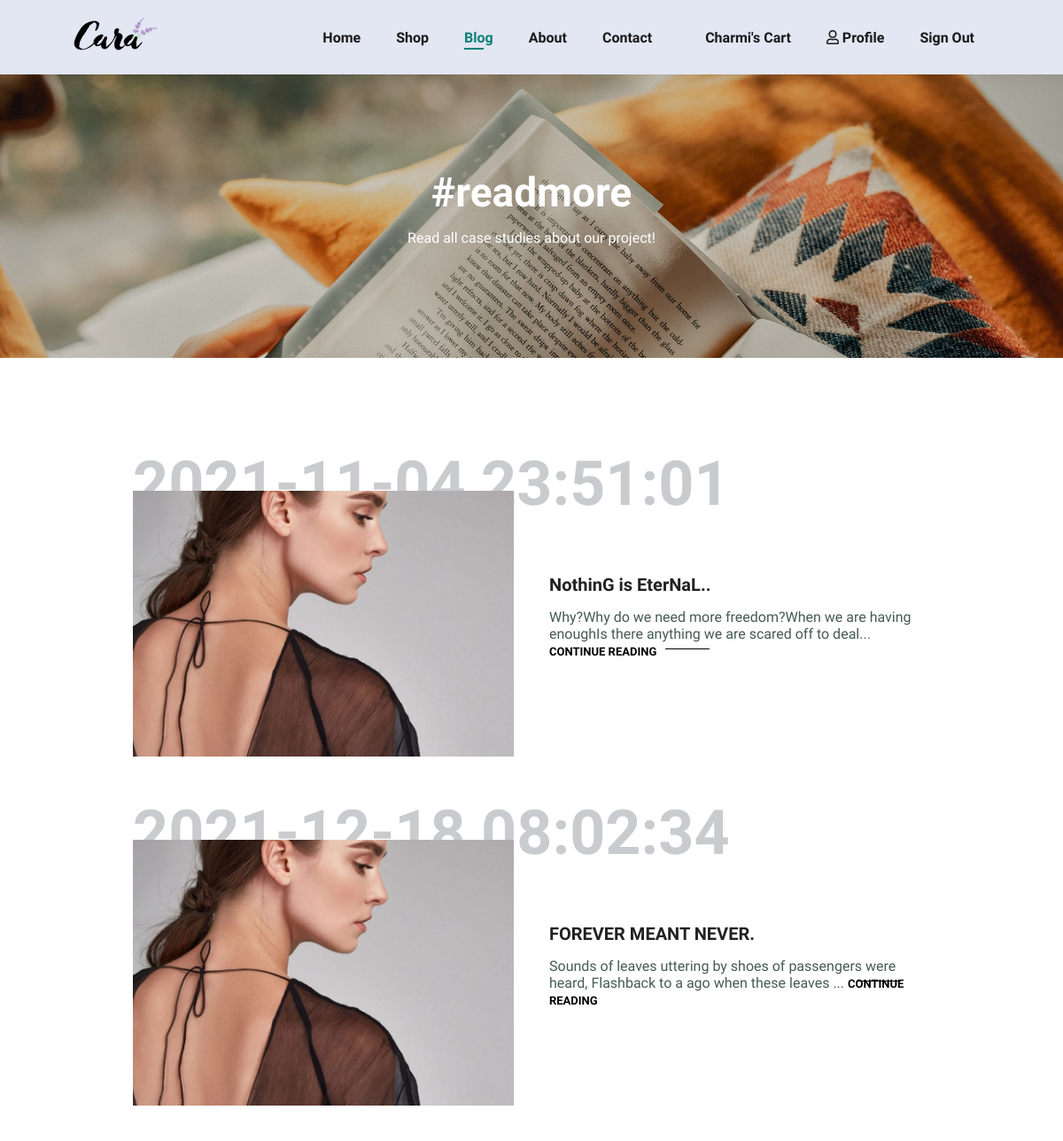
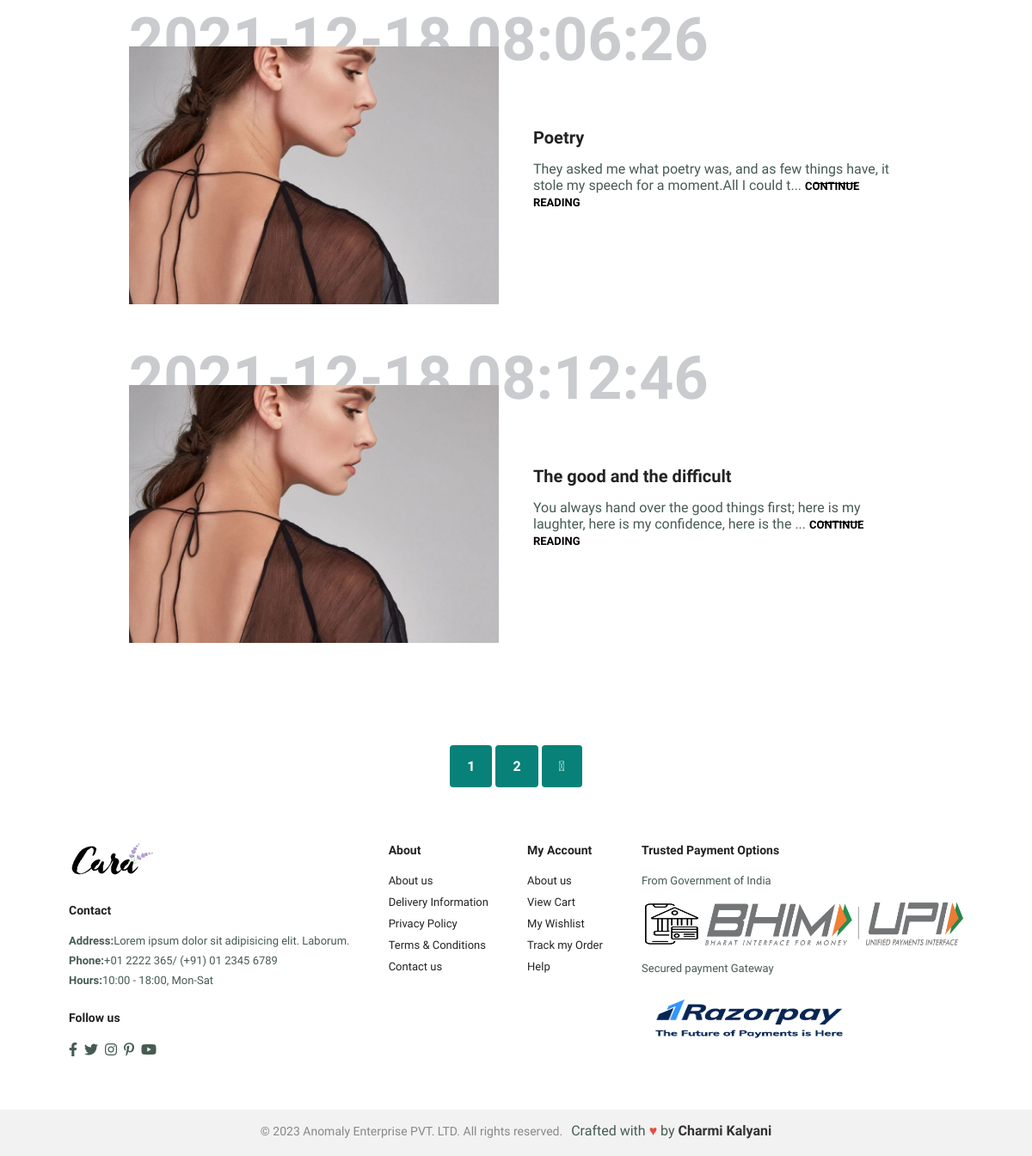
Page /blog.php (signed in) on the committed database (2 pictures, top to bottom).
### tables this page shows
CREATE TABLE `allblogs` (
  `blog_sno` int(11) NOT NULL,
  `username` text NOT NULL,
  `email` text NOT NULL,
  `blog_title` text NOT NULL,
  `blog_subtitle` text NOT NULL,
  `blog_content` text NOT NULL,
  `time` datetime NOT NULL DEFAULT current_timestamp()
);

### blog.php (the view, shortened to what this page needs)
<?php include 'include/header.php'; ?>
<section id="page-header" class="blog-header">
    <h2>#readmore</h2>
    <p>Read all case studies about our project!</p>
</section>
<section id="blog">
    <?php
    $sql = "SELECT * FROM allblogs";
    $result = $conn->query($sql);
    if ($result->num_rows > 0) {
        $postIndex = 1;
        while ($row = $result->fetch_assoc()) {
            $title = $row['blog_title'];
            $content = $row['blog_content'];
            $date = $row['time'];
            $imageFileName = 'b' . $postIndex . '.jpg';
            echo '<div class="blog-box">';
            echo '    <div class="blog-img">';
            echo '        <img src="img/blog/' . $imageFileName . '" alt="blog" class="small-image">';
            echo '    </div>';
            echo '    <div class="blog-details">';
            echo '        <h4>' . $title . '</h4>';
            echo '        <div class="content-wrapper">';
            if (strlen($content) > 100) {
                echo '        <p>' . substr($content, 0, 100) . '... <a href="#" class="read-more">CONTINUE READING</a></p>';
            } else {
                echo '        <p>' . $content . '</p>';
            }
            echo '        </div>';
            echo '    </div>';
            echo '    <h1>' . $date . '</h1>';
            echo '</div>';
        }
    } else {
        echo 'No blog posts available.';
    }
    ?>
</section>
    <section id="pagination" class="section-p1">
        <a href="#">1</a>
        <a href="#">2</a>
        <a href="#"><i class="fal fa-long-arrow-alt-right"></i></a>
    </section>
<?php include 'include/footer.php'; ?>

### include/header.php (shortened to what this page needs)
<?php
include 'db_connection.php';
$loggedIn = isset($_SESSION["username"]);
$currentPage = basename($_SERVER['PHP_SELF']);
if ($loggedIn) {
    $username = $_SESSION["username"];
    $menuItems = [
        ["text" => "Home", "link" => "home.php"],
        ["text" => "Shop", "link" => "shop.php"],
        ["text" => "Blog", "link" => "blog.php"],
        ["text" => "About", "link" => "about.php"],
        ["text" => "Contact", "link" => "contact.php"],
        ["text" => "Cart" , "link" =>"cart.php"],
        ["text" => "Profile", "link" => "profile.php"],
        ["text" => "Sign Out", "link" => "logout.php"],
    ];
}
?>
        <!DOCTYPE html>
        <html lang="en">
        <head>
            <link rel="stylesheet" href="css/style.css">
            <link rel="stylesheet" href="https://pro.fontawesome.com/releases/v5.10.0/css/all.css">
        </head>
        <body>
            <section id="header">
                <a href="home.php"><img src="img/logo.png" alt="logo" class="logo"></a>
                <div>
                    <ul id="navbar">
                        <?php if ($loggedIn) : ?>
                            <?php foreach ($menuItems as $item) : ?>
                                <?php if($item['text'] === "Cart"){ ?>
                                        <li id="sm-bag"><a <?php  if ($currentPage === $item['link']) echo 'class="active"'; ?> href="<?php echo $item["link"] ?>"><i class="far fa-shopping-bag"></i> <?php echo $username; ?>'s Cart</a></li>
                                <?php } elseif($item['text'] === "Profile") { ?>
                                        <li><a <?php if ($currentPage === $item['link']) echo 'class="active"'; ?> href="<?php echo $item['link']; ?>" class="user-icon"><i class="far fa-user"></i>  <?php echo $item['text']; ?></a></li>
                                <?php }else{ ?>
                                        <li><a <?php if ($currentPage === $item['link']) echo 'class="active"'; ?> href="<?php echo $item['link']; ?>"><?php echo $item['text']; ?></a></li>
                                <?php } ?>
                             <?php endforeach; ?>
                        <?php endif; ?>
                    </ul>
                </div>
            </section>

### include/footer.php (shortened to what this page needs)
<footer class="section-p1">
        <div class="col">
            <img src="img/logo.png" class="logo" alt="logo">
            <h4>Contact</h4>
            <p><strong>Address:</strong>Lorem ipsum dolor sit adipisicing elit. Laborum.</p>
            <p><strong>Phone:</strong>+01 2222 365/ (+91) 01 2345 6789</p>
            <p><strong>Hours:</strong>10:00 - 18:00, Mon-Sat</p>
            <div class="follow">
                <h4>Follow us</h4>
                <div class="icon">
                    <i class="fab fa-facebook-f"></i>
                    <i class="fab fa-twitter"></i>
                    <i class="fab fa-instagram"></i>
                    <i class="fab fa-pinterest-p"></i>
                    <i class="fab fa-youtube"></i>
                </div>
            </div>
        </div>
        <div class="col">
            <h4>About</h4>
            <a href="about.php">About us</a>
            <a href="#">Delivery Information</a>
            <a href="#">Privacy Policy</a>
            <a href="#">Terms & Conditions</a>
            <a href="contact.php">Contact us</a>
        </div>
        <div class="col">
            <h4>My Account</h4>
            <a href="about.php">About us</a>
            <a href="cart.php">View Cart</a>
            <a href="#">My Wishlist</a>
            <a href="#">Track my Order</a>
            <a href="#">Help</a>
        </div>
        <div class="col install">
            <h4>Trusted Payment Options</h4>
            <p>From Government of India</p>
            <div class="row">
                <img src="img/pay/mobile-banking.png" width="70px" height="50px" alt="">
                <img src="img/pay/Bhim-Upi-Logo.png" width="300px" height="50px" alt="">
            </div>
            <p>Secured payment Gateway</p>
            <img src="img/pay/razorpay.png" width="250px" height="60px">
        </div>
    </footer>
    <div class="new-copy" style="display: flex; justify-content: center; align-items: center; text-align: center; background-color: #f2f2f2; padding: 0;">
        <p style="font-size: 14px; color: #888;">&copy; 2023 Anomaly Enterprise PVT. LTD. All rights reserved.</p>
        <p style="font-size: 16px; margin-left: 10px;">Crafted with <span style="color: #e74c3c;">&#9829;</span> by <span style="color: #333; font-weight: bold;">Charmi Kalyani</span></p>
    </div>
</body>
</html>

### css/style.css (style rules this page uses)
* { margin: 0; padding: 0; box-sizing: border-box; font-family: 'Spartan',sans-serif; }
h1 { font-size: 50px; line-height: 64px; color: #222; }
h2 { font-size: 46px; line-height: 54px; color: #222; }
h4 { font-size: 20px; color: #222; }
h4 { font-size: 12px; font-weight: 700; }
p { font-size: 16px; color: #465b52; margin: 15px 0 20px 0; }
.section-p1 { padding: 40px 80px; }
body { width: 100%; }
#header { display: flex; align-items: center; justify-content: space-between; padding: 20px 80px; background: #E3E6F3; box-shadow: 0 5px 15px rgba(0,0,0,0.06); z-index: 999; position: sticky; top: 0; left: 0; }
#navbar { display: flex; justify-content: center; align-items: center; }
#navbar li { list-style: none; padding: 0 20px; position: relative; }
#navbar li a { text-decoration: none; font-size: 16px; font-weight: 600; color: #1a1a1a; transition: 0.3s ease; }
#navbar li a:hover, #navbar li a.active { color: #088178; }
#navbar li a.active::after, #navbar li a:hover::after { content: ""; width: 30%; height: 2px; background: #088178; position: absolute; bottom: -4px; left: 20px; }
footer { display: flex; flex-wrap: wrap; justify-content: space-between; }
footer .col { display: flex; flex-direction: column; align-items: flex-start; margin-bottom: 20px; }
footer .logo { margin-bottom: 30px; }
footer h4 { font-size: 14px; padding-bottom: 20px; }
footer p { font-size: 13px; margin: 0 0 8px 0; }
footer a { font-size: 13px; text-decoration: none; margin-bottom: 10px; color: #222; }
footer .follow { margin-top: 20px; }
footer .follow i { color: #465b52; padding-right: 4px; cursor: pointer; }
footer .install img { margin: 10px 0 15px 0; }
#page-header { background-image: url(../img/banner/b1.jpg); width: 100%; height: 40vh; background-size: cover; display: flex; justify-content: center; text-align: center; flex-direction: column; padding: 14px; }
#page-header h2, #page-header p { color: #fff; }
#pagination { text-align: center; }
#pagination a { text-decoration: none; background-color: #088178; padding: 15px 20px; border-radius: 4px; color: #fff; font-weight: 600; }
#pagination a i { font-size: 16px; font-weight: 600; }
#page-header.blog-header { background-image: url("../img/banner/b19.jpg"); }
#blog { padding: 150px 150px 0 150px; }
#blog .blog-box { display: flex; align-items: center; width: 100%; position: relative; padding-bottom: 90px; }
#blog .blog-img { width: 50%; margin-right: 40px; }
#blog img { width: 100%; height: 300px; object-fit: cover; }
#blog .blog-details { width: 50%; }
#blog .blog-details h4 { font-size: 20px; }
#blog .blog-details a { text-decoration: none; font-size: 11px; color: #000; font-weight: 700; font-size: 13px; position: relative; transition: 0.3s; }
#blog .blog-details a::after { content: ""; width: 50px; height: 1px; background-color: #000; position: absolute; top: 4px; right: -60px; }
#blog .blog-box h1 { position: absolute; top: -40px; left: 0; font-size: 70px; font-weight: 700; color: #c9cbce; z-index: -10; }

### blog.php (style rules this page uses)
.small-image { width: 100px; height: auto; }

### rows in the picture
allblogs: blog_title "NothinG is EterNaL..", blog_content "Why?Why do we need more freedom?When we are having enoughIs there anything we are scared off to deal", time "2021-11-04 23:51:01"
allblogs: blog_title "FOREVER MEANT NEVER.", blog_content "Sounds of leaves uttering by shoes of passengers were heard, Flashback to a ago when these leaves", time "2021-12-18 08:02:34"
allblogs: blog_title "Poetry", blog_content "They asked me what poetry was, and as few things have, it stole my speech for a moment.All I could t", time "2021-12-18 08:06:26"
allblogs: blog_title "The good and the difficult", blog_content "You always hand over the good things first; here is my laughter, here is my confidence, here is the", time "2021-12-18 08:12:46"

### other values in the picture
$item['text'] "Home"
$item['text'] "Shop"
$item['text'] "Blog"
$item['text'] "About"
$item['text'] "Contact"
$item['text'] "Profile"
$item['text'] "Sign Out"
